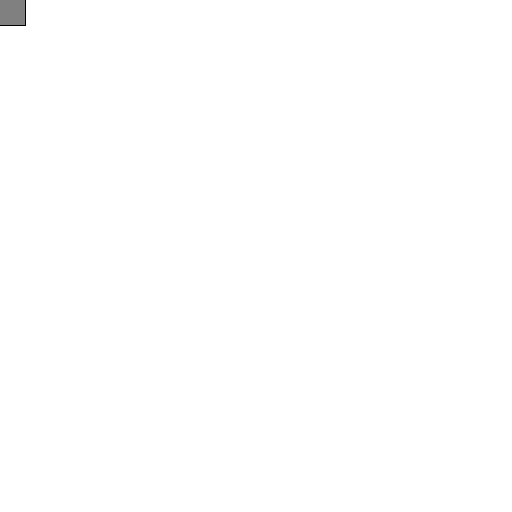
Frame 1 (no input)
Frame 60 (the mouse pressed at the canvas centre just before this capture): identical to frame 1, image omitted
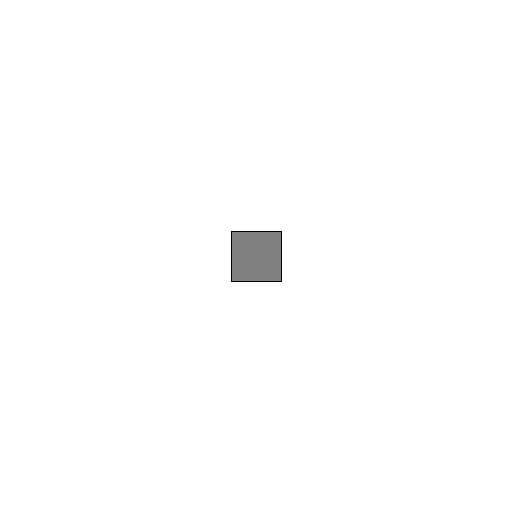
Frame 120 (the mouse held since frame 60 and released just before this capture)

The Processing sketch that drew these frames (run headless with seeded random() and noise(); from frame 60 on, the mouse is pressed at the canvas centre):

// Processing sketch: bullet
// ── bullet.pde
int x=512;
int g = 0;
int y=512;
int _x=0,_y=0,speed = 10;
boolean showflag = false;
void settings(){
    size(x, y);
}

void setup() {
}

void draw(){
    background(255,255,255);
    fill(128,128,128);
    rect(mouseX-25, mouseY-25, 50, 50);
    if(showflag){
        _x+=speed;
        fill(255,241,0);
        rect(_x, _y-15, 70, 30);
        if(x+70<_x){
            showflag = false;
        }
    }
    if(mousePressed==true){
        if(!showflag){
            _x = mouseX;
            _y = mouseY;
            fill(255,241,0);
            rect(_x, _y-15, 70, 30);
            showflag = true;
        }
    }
}
